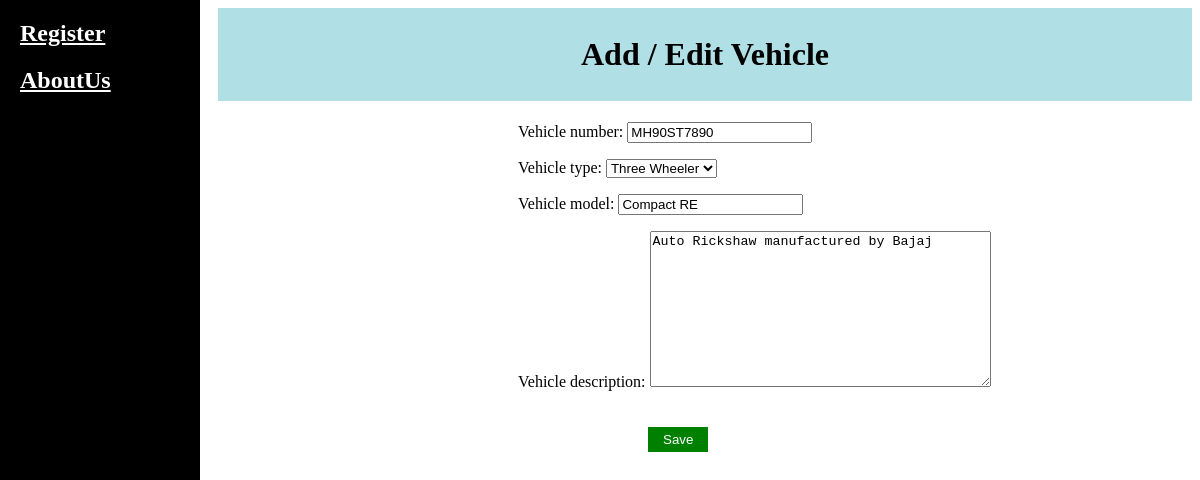
Page /vehicles/vehicle/3/update/ on the committed database.
### vehicles/models.py (models this page shows, shortened)
class Vehicle(models.Model):
    VEHICLE_TYPES = (
        ('Two', 'Two Wheeler'),
        ('Three', 'Three Wheeler'),
        ('Four', 'Four Wheeler'),
    )
    vehicle_number = models.CharField(max_length=10)
    vehicle_type = models.CharField(max_length=10, choices=VEHICLE_TYPES)
    vehicle_model = models.CharField(max_length=100)
    vehicle_description = models.TextField()

### vehicles/views.py (the view)
# urls.py: path('vehicle/<int:pk>/update/', v.vehicle_update, name='vehicle_update'),
def vehicle_update(request, pk):
    vehicle = get_object_or_404(Vehicle, pk=pk)
    form = VehicleForm(request.POST or None, instance=vehicle)
    if form.is_valid():
        form.save()
        return redirect('vehicle_list')
    return render(request, 'vehicles/vehicle_form.html', {'form': form})

### vehicles/forms.py
class VehicleForm(forms.ModelForm):
    class Meta:
        model = Vehicle
        fields = '__all__'

### vehicles/templates/vehicles/vehicle_form.html (shortened to what this page needs)
{% extends 'sidebar.html' %}
    {% block body %}
    <center><h1 style="background-color: powderblue; padding-top: 28px; padding-bottom: 28px;">Add / Edit Vehicle</h1></center>
    <form method="POST" style="margin-left: 300px;">
        {{ form.as_p }}
        <button type="submit" style="background-color: green; color: white; border:0px; padding-left: 15px; padding-right: 15px; padding-top: 5px; padding-bottom: 5px; margin-left: 130px; margin-right: 30px; margin-top: 20px;">Save</button>
    </form>
    {% endblock %}

### rows in the picture
Vehicle: vehicle_number "MH90ST7890", vehicle_type "Three Wheeler", vehicle_model "Compact RE", vehicle_description "Auto Rickshaw manufactured by Bajaj"
